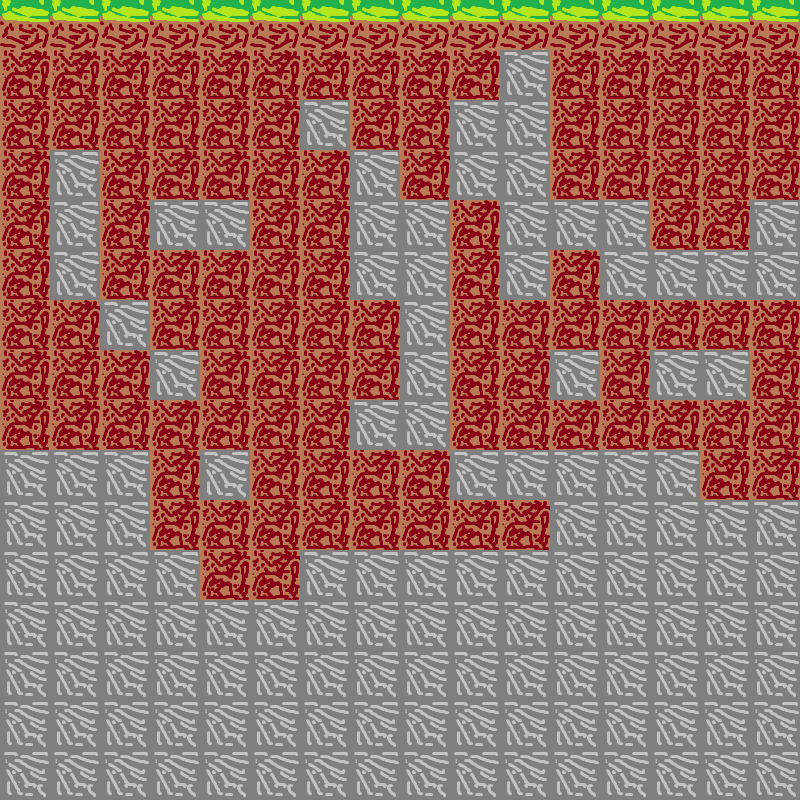

Rendered tile map (Tiled .tmx) drawn with the repository's tilesets; below, a short description and the full map source, tile grids included:
An orthogonal 16x16 tile map with 50x50 px tiles, 1 tile layer (Tile Layer 1).

<map version="1.8" tiledversion="1.8.4" orientation="orthogonal" renderorder="right-down" width="16" height="16" tilewidth="50" tileheight="50" infinite="0" nextlayerid="2" nextobjectid="1">
 <tileset firstgid="1" source="../tilesets/Game_Tileset.tsx" />
 <layer id="1" name="Tile Layer 1" width="16" height="16">
  <data encoding="csv">
2,2,2,2,2,2,2,2,2,2,2,2,2,2,2,2,
4,4,4,4,4,4,4,4,4,4,3,4,4,4,4,4,
4,4,4,4,4,4,3,4,4,3,3,4,4,4,4,4,
4,3,4,4,4,4,4,3,4,3,3,4,4,4,4,4,
4,3,4,3,3,4,4,3,3,4,3,3,3,4,4,3,
4,3,4,4,4,4,4,3,3,4,3,4,3,3,3,3,
4,4,3,4,4,4,4,4,3,4,4,4,4,4,4,4,
4,4,4,3,4,4,4,4,3,4,4,3,4,3,3,4,
4,4,4,4,4,4,4,3,3,4,4,4,4,4,4,4,
3,3,3,4,3,4,4,4,4,3,3,3,3,3,4,4,
3,3,3,4,4,4,4,4,4,4,4,3,3,3,3,3,
3,3,3,3,4,4,3,3,3,3,3,3,3,3,3,3,
3,3,3,3,3,3,3,3,3,3,3,3,3,3,3,3,
3,3,3,3,3,3,3,3,3,3,3,3,3,3,3,3,
3,3,3,3,3,3,3,3,3,3,3,3,3,3,3,3,
3,3,3,3,3,3,3,3,3,3,3,3,3,3,3,3
</data>
 </layer>
</map>